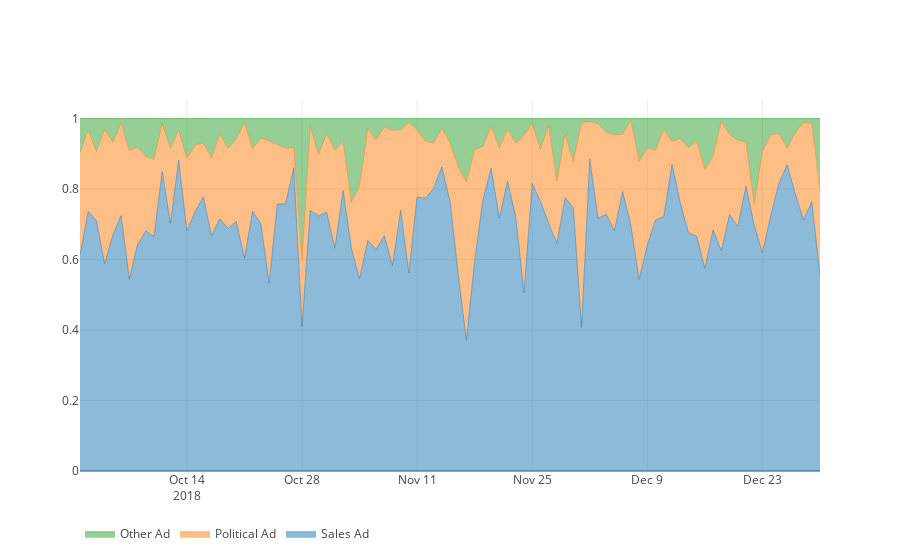

The notebook cell saved with this chart:
### Markdown cell above
# Sponsored Posts Topical Spread Before and After the Election

### Code cell
fig = go.Figure(data=data, layout=layout)
iplot(fig)
